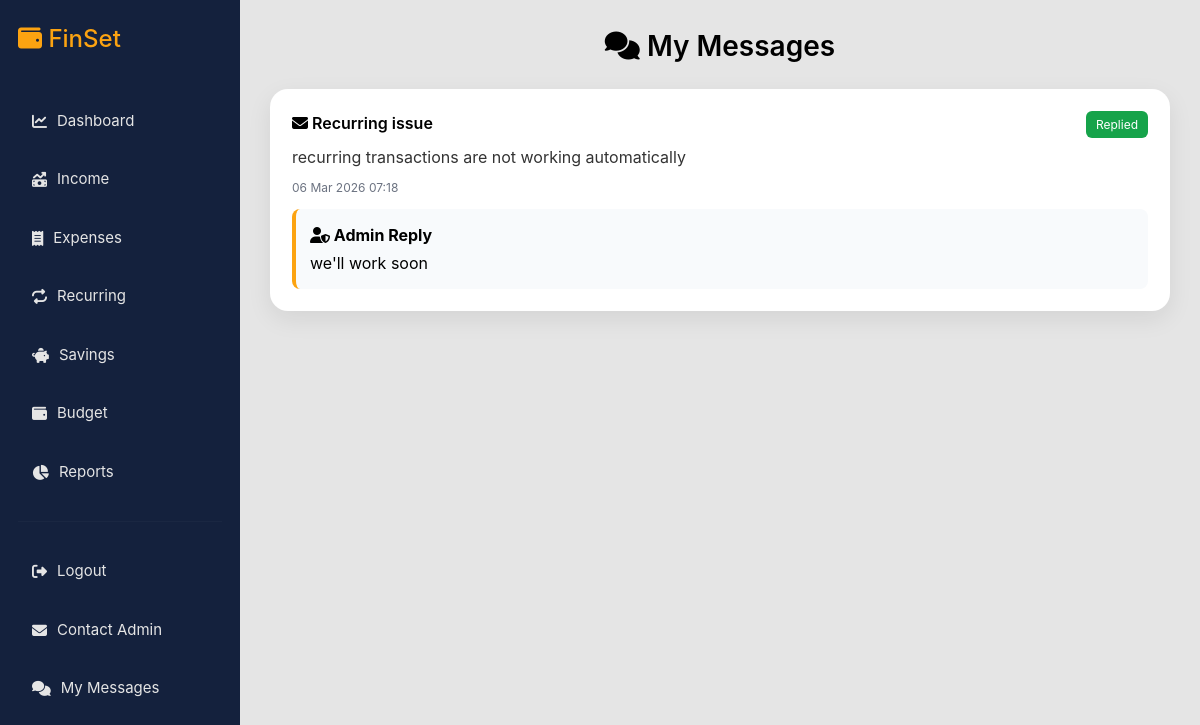
/support/messages.php (signed in), run on the app's committed database.
### tables this page shows
CREATE TABLE IF NOT EXISTS `messages` (
  `id` int NOT NULL AUTO_INCREMENT,
  `user_id` int NOT NULL,
  `subject` varchar(255) DEFAULT NULL,
  `message` text,
  `admin_reply` text,
  `status` enum('pending','replied') DEFAULT 'pending',
  `created_at` timestamp NULL DEFAULT CURRENT_TIMESTAMP,
  `replied_at` timestamp NULL DEFAULT NULL,
  PRIMARY KEY (`id`)
);

### support/messages.php (the view, shortened to what this page needs)
<?php
include "../config/database.php";
$user_id = $_SESSION['user_id'];
$result = mysqli_query($conn,"
SELECT * FROM messages
WHERE user_id='$user_id'
ORDER BY created_at DESC
");
?>
<!DOCTYPE html>
<html>
<head>
<link href="https://cdn.jsdelivr.net/npm/bootstrap@5.3.0/dist/css/bootstrap.min.css" rel="stylesheet">
<link rel="stylesheet" href="https://cdnjs.cloudflare.com/ajax/libs/font-awesome/6.5.0/css/all.min.css">
</head>
<body>
<div class="main-container">
<?php include "../includes/sidebar.php"; ?>
<div class="content">
<div class="page-header">
<h3>
<i class="fa-solid fa-comments"></i>
My Messages
</h3>
</div>
<div class="messages-container">
<?php while($row=mysqli_fetch_assoc($result)){ ?>
<div class="message-card">
<div class="message-header">
<div class="message-subject">
<i class="fa-solid fa-envelope"></i>
<?= htmlspecialchars($row['subject']) ?>
</div>
<div>
<?php if($row['status']=="pending"){ ?>
<span class="badge-pending">
Pending
</span>
<?php } else { ?>
<span class="badge-replied">
Replied
</span>
<?php } ?>
</div>
</div>
<div class="message-text">
<?= htmlspecialchars($row['message']) ?>
</div>
<div class="message-date">
<?= date("d M Y H:i",strtotime($row['created_at'])) ?>
</div>
<?php if(!empty($row['admin_reply'])){ ?>
<div class="admin-reply">
<strong>
<i class="fa-solid fa-user-shield"></i>
Admin Reply
</strong>
<p class="mb-0 mt-1">
<?= htmlspecialchars($row['admin_reply']) ?>
</p>
</div>
<?php } ?>
</div>
<?php } ?>
</div>
</div>
</body>
</html>

### support/messages.php (style rules this page uses)
body { margin:0; background:#E5E5E5; font-family:'Inter','Segoe UI',sans-serif; color:#000; }
.main-container { display:flex; }
.content { margin-left:240px; width:calc(100% - 240px); padding:30px; display:flex; flex-direction:column; align-items:center; }
.page-header { display:flex; justify-content:space-between; align-items:center; margin-bottom:25px; }
.page-header h3 { font-weight:600; margin:0; }
.messages-container { max-width:900px; margin:0 auto; width:100%; }
.message-card { border:none; border-radius:18px; background:#FFFFFF; box-shadow:0 8px 25px rgba(0,0,0,0.08); padding:22px; margin-bottom:18px; transition:0.2s; }
.message-header { display:flex; justify-content:space-between; align-items:center; margin-bottom:10px; }
.message-subject { font-weight:600; font-size:16px; }
.badge-replied { background:#16a34a; color:#fff; padding:6px 10px; border-radius:6px; font-size:12px; }
.message-text { margin-top:5px; margin-bottom:10px; color:#333; }
.message-date { font-size:12px; color:#6b7280; }
.admin-reply { background:#f8fafc; border-left:4px solid #FCA311; padding:14px; border-radius:8px; margin-top:12px; }

### data on the page
messages: subject "Recurring issue", status "Replied", message "recurring transactions are not working automatically", created_at "06 Mar 2026 07:18", admin_reply "we'll work soon"
